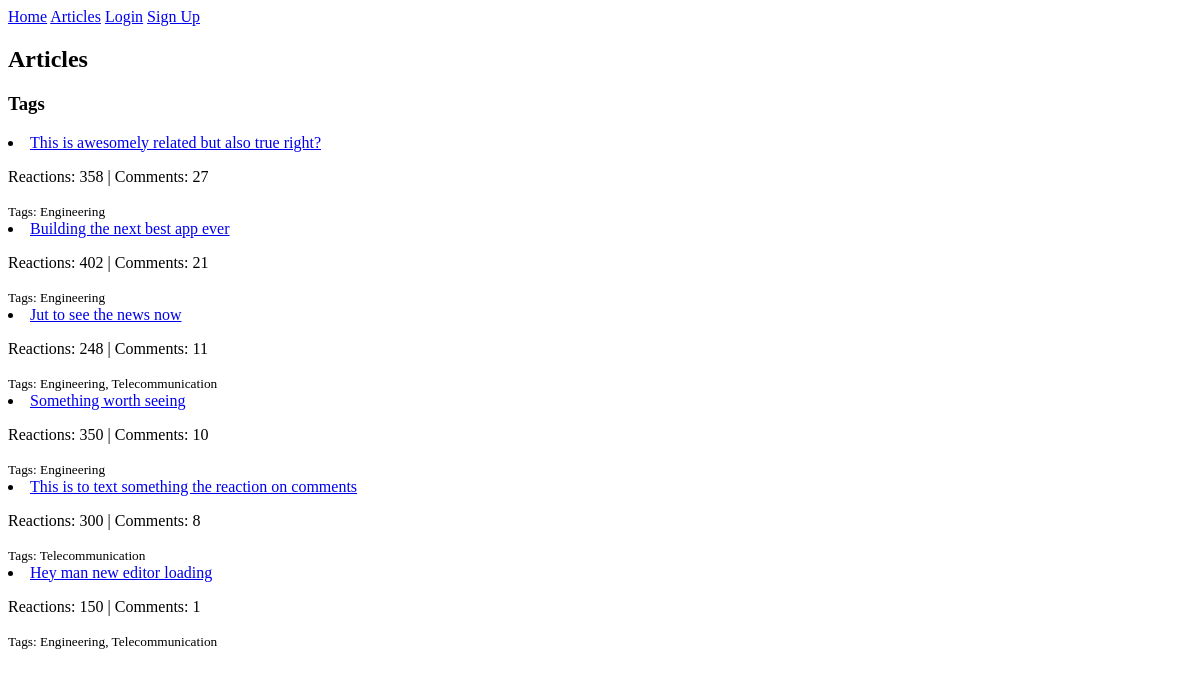
The app's page /articles/, older data.
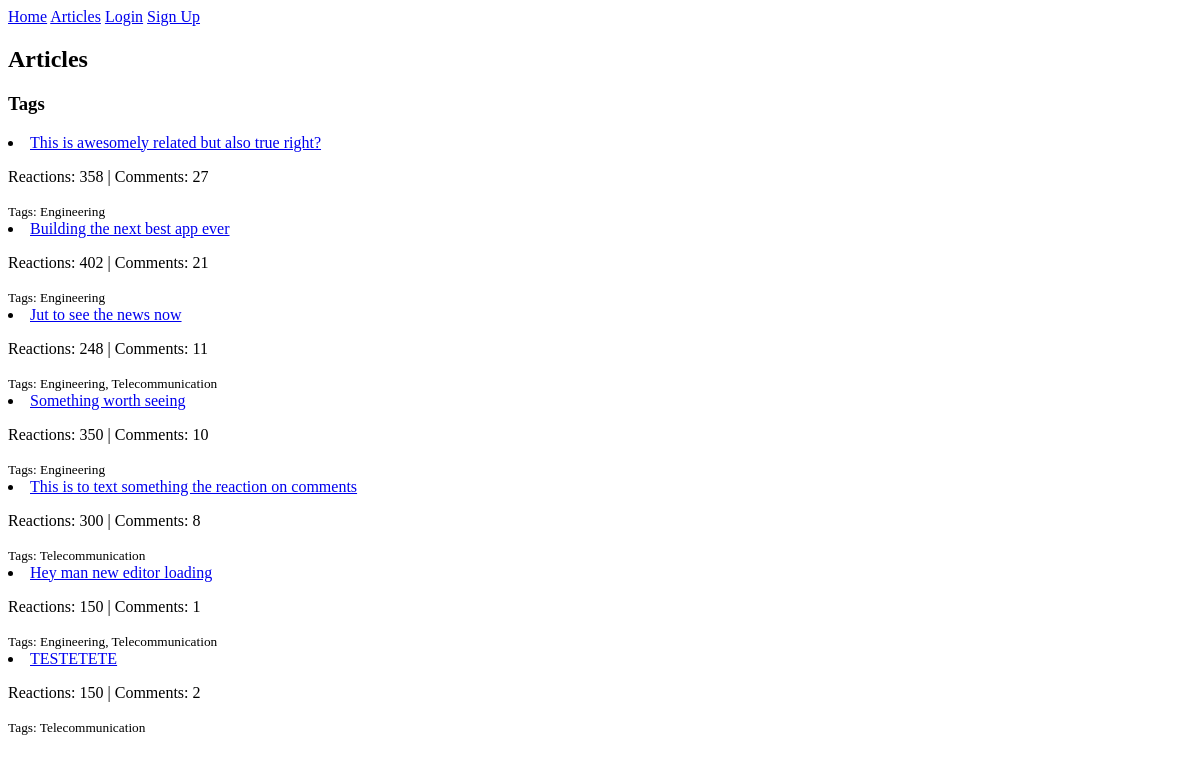
The same page, newer data.
### articles/models.py (models this page shows, shortened)
class Article(models.Model):
    title = models.CharField(max_length=200)
    content = models.TextField()
    image = models.ImageField(upload_to='article_images/', validators=[validate_file_size], null=True, blank=True)
    author = models.ForeignKey(settings.AUTH_USER_MODEL, on_delete=models.CASCADE)
    created_at = models.DateTimeField(auto_now_add=True)
    updated_at = models.DateTimeField(auto_now=True)
    published_at = models.DateTimeField(null=True, blank=True)
    status = models.CharField(max_length=10, choices=[('draft', 'Draft'), ('published', 'Published')], default='draft')
    language = models.CharField(max_length=2, choices=[('EN', 'English'), ('FR', 'French')])
    tags = TaggableManager()
    bookmarks = models.ManyToManyField(settings.AUTH_USER_MODEL, related_name='bookmarked_articles', blank=True)
    @property
    def total_reactions(self):
        return self.reactions.aggregate(total=models.Sum('count'))['total'] or 0
    @property
    def comment_count(self):
        return self.comments.count()

### articles/views.py (the view, shortened to what this page needs)
# urls.py: path('articles/', ArticleListView.as_view(), name='article_list'),
class ArticleListView(ListView):
    model = Article
    template_name = 'articles/article_list.html'
    context_object_name = 'articles'
    def get_queryset(self):
        return Article.objects.filter(status='published').order_by('-published_at')
    def get_context_data(self, **kwargs):
        context = super().get_context_data(**kwargs)
        user = self.request.user
        return context

### templates/articles/article_list.html (shortened to what this page needs)
{% extends "base.html" %}
{% block content %}
<h2>Articles</h2>
<div>
    <h3>Tags</h3>
</div>
{% for article in articles %}
    <li>
        <a href="{% url 'article_detail' article.pk %}">{{ article.title }}</a>
        <p>Reactions: {{ article.total_reactions }} | Comments: {{ article.comment_count }}</p>
        <small>Tags: {% for tag in article.tags.all %}{{ tag.name }}{% if not forloop.last %}, {% endif %}{% endfor %}</small>
    </li>
{% empty %}
    <li>No articles available.</li>
{% endfor %}
{% endblock %}

Row changes from the older to the newer data that the page shows:
added Article: title "TESTETETE", total_reactions "150", comment_count "2", Tag (name "Telecommunication")
